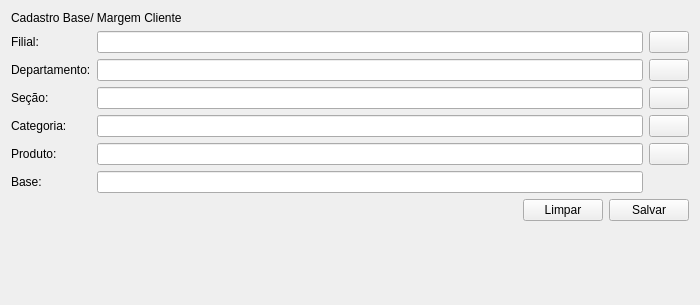
<?xml version="1.0" encoding="UTF-8"?>
<ui version="4.0">
 <class>Cadastro</class>
 <widget class="QWidget" name="Cadastro">
  <property name="geometry">
   <rect>
    <x>0</x>
    <y>0</y>
    <width>700</width>
    <height>305</height>
   </rect>
  </property>
  <property name="windowTitle">
   <string>Form</string>
  </property>
  <layout class="QGridLayout" name="gridLayout_4">
   <item row="0" column="0">
    <layout class="QGridLayout" name="gridLayout_3">
     <item row="1" column="0">
      <layout class="QGridLayout" name="gridLayout">
       <item row="3" column="1">
        <widget class="QLineEdit" name="caixa_Categoria"/>
       </item>
       <item row="2" column="0">
        <widget class="QLabel" name="label_Dep">
         <property name="text">
          <string>Seção:</string>
         </property>
        </widget>
       </item>
       <item row="1" column="1">
        <widget class="QLineEdit" name="caixa_Depart"/>
       </item>
       <item row="4" column="1">
        <widget class="QLineEdit" name="caixa_Produto"/>
       </item>
       <item row="4" column="0">
        <widget class="QLabel" name="caixa_Prod">
         <property name="text">
          <string>Produto:</string>
         </property>
        </widget>
       </item>
       <item row="5" column="1">
        <widget class="QLineEdit" name="caixa_Base"/>
       </item>
       <item row="5" column="0">
        <widget class="QLabel" name="text_base">
         <property name="text">
          <string>Base:</string>
         </property>
        </widget>
       </item>
       <item row="2" column="2">
        <widget class="QPushButton" name="bt_Secao">
         <property name="text">
          <string/>
         </property>
        </widget>
       </item>
       <item row="3" column="0">
        <widget class="QLabel" name="text_categ">
         <property name="text">
          <string>Categoria:</string>
         </property>
        </widget>
       </item>
       <item row="2" column="1">
        <widget class="QLineEdit" name="caixa_Secao"/>
       </item>
       <item row="1" column="0">
        <widget class="QLabel" name="text_Depart">
         <property name="text">
          <string>Departamento:</string>
         </property>
        </widget>
       </item>
       <item row="0" column="1">
        <widget class="QLineEdit" name="caixa_Filial"/>
       </item>
       <item row="0" column="2">
        <widget class="QPushButton" name="bt_Filial">
         <property name="text">
          <string/>
         </property>
        </widget>
       </item>
       <item row="3" column="2">
        <widget class="QPushButton" name="bt_Categ">
         <property name="text">
          <string/>
         </property>
        </widget>
       </item>
       <item row="1" column="2">
        <widget class="QPushButton" name="bt_Dep">
         <property name="text">
          <string/>
         </property>
        </widget>
       </item>
       <item row="0" column="0">
        <widget class="QLabel" name="text_Filial">
         <property name="text">
          <string>Filial:</string>
         </property>
        </widget>
       </item>
       <item row="4" column="2">
        <widget class="QPushButton" name="bt_Produto">
         <property name="text">
          <string/>
         </property>
        </widget>
       </item>
      </layout>
     </item>
     <item row="0" column="0">
      <widget class="QLabel" name="label">
       <property name="text">
        <string>Cadastro Base/ Margem Cliente</string>
       </property>
      </widget>
     </item>
     <item row="2" column="0">
      <layout class="QGridLayout" name="gridLayout_2">
       <item row="0" column="2">
        <widget class="QPushButton" name="bt_Salvar">
         <property name="text">
          <string>Salvar</string>
         </property>
        </widget>
       </item>
       <item row="0" column="1">
        <widget class="QPushButton" name="bt_Limpar">
         <property name="text">
          <string>Limpar</string>
         </property>
        </widget>
       </item>
       <item row="0" column="0">
        <spacer name="horizontalSpacer">
         <property name="orientation">
          <enum>Qt::Horizontal</enum>
         </property>
         <property name="sizeHint" stdset="0">
          <size>
           <width>40</width>
           <height>20</height>
          </size>
         </property>
        </spacer>
       </item>
       <item row="1" column="1">
        <spacer name="verticalSpacer">
         <property name="orientation">
          <enum>Qt::Vertical</enum>
         </property>
         <property name="sizeHint" stdset="0">
          <size>
           <width>20</width>
           <height>40</height>
          </size>
         </property>
        </spacer>
       </item>
      </layout>
     </item>
    </layout>
   </item>
  </layout>
 </widget>
 <resources/>
 <connections>
  <connection>
   <sender>bt_Limpar</sender>
   <signal>clicked()</signal>
   <receiver>caixa_Filial</receiver>
   <slot>clear()</slot>
   <hints>
    <hint type="sourcelabel">
     <x>485</x>
     <y>241</y>
    </hint>
    <hint type="destinationlabel">
     <x>134</x>
     <y>46</y>
    </hint>
   </hints>
  </connection>
  <connection>
   <sender>bt_Limpar</sender>
   <signal>clicked()</signal>
   <receiver>caixa_Depart</receiver>
   <slot>clear()</slot>
   <hints>
    <hint type="sourcelabel">
     <x>489</x>
     <y>248</y>
    </hint>
    <hint type="destinationlabel">
     <x>139</x>
     <y>81</y>
    </hint>
   </hints>
  </connection>
  <connection>
   <sender>bt_Limpar</sender>
   <signal>clicked()</signal>
   <receiver>caixa_Secao</receiver>
   <slot>clear()</slot>
   <hints>
    <hint type="sourcelabel">
     <x>485</x>
     <y>242</y>
    </hint>
    <hint type="destinationlabel">
     <x>145</x>
     <y>106</y>
    </hint>
   </hints>
  </connection>
  <connection>
   <sender>bt_Limpar</sender>
   <signal>clicked()</signal>
   <receiver>caixa_Categoria</receiver>
   <slot>clear()</slot>
   <hints>
    <hint type="sourcelabel">
     <x>483</x>
     <y>249</y>
    </hint>
    <hint type="destinationlabel">
     <x>150</x>
     <y>151</y>
    </hint>
   </hints>
  </connection>
  <connection>
   <sender>bt_Limpar</sender>
   <signal>clicked()</signal>
   <receiver>caixa_Produto</receiver>
   <slot>clear()</slot>
   <hints>
    <hint type="sourcelabel">
     <x>488</x>
     <y>250</y>
    </hint>
    <hint type="destinationlabel">
     <x>161</x>
     <y>170</y>
    </hint>
   </hints>
  </connection>
  <connection>
   <sender>bt_Limpar</sender>
   <signal>clicked()</signal>
   <receiver>caixa_Base</receiver>
   <slot>clear()</slot>
   <hints>
    <hint type="sourcelabel">
     <x>493</x>
     <y>249</y>
    </hint>
    <hint type="destinationlabel">
     <x>171</x>
     <y>211</y>
    </hint>
   </hints>
  </connection>
 </connections>
</ui>
